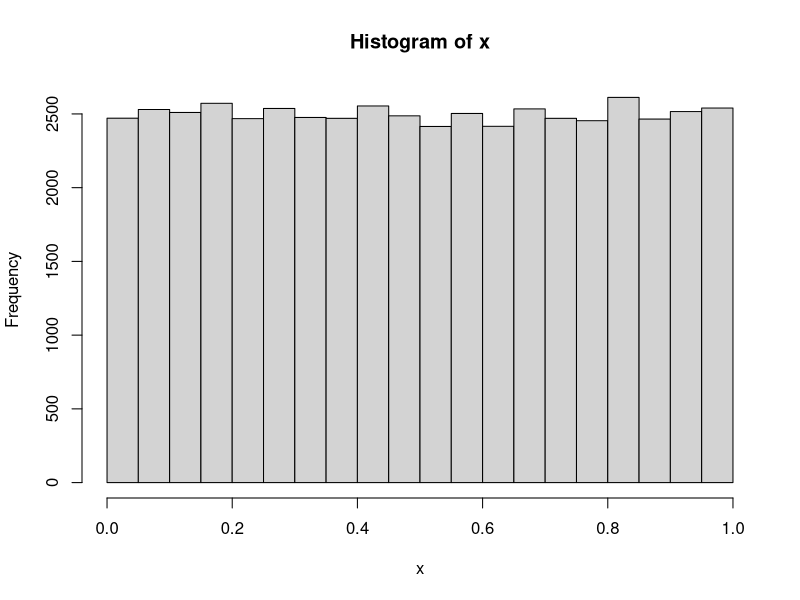
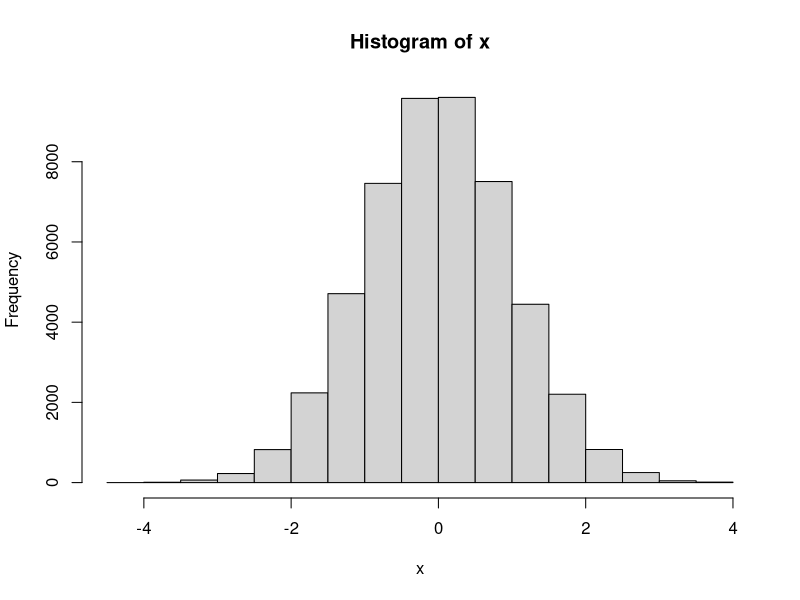
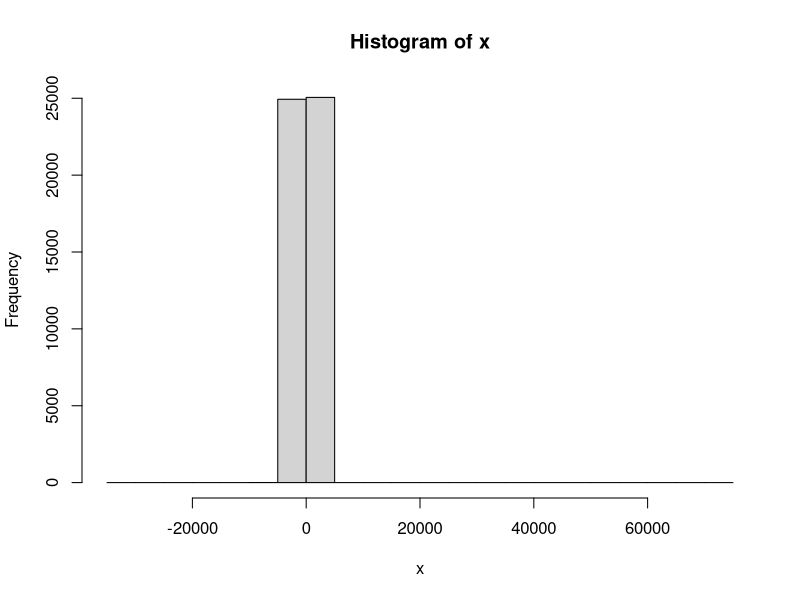
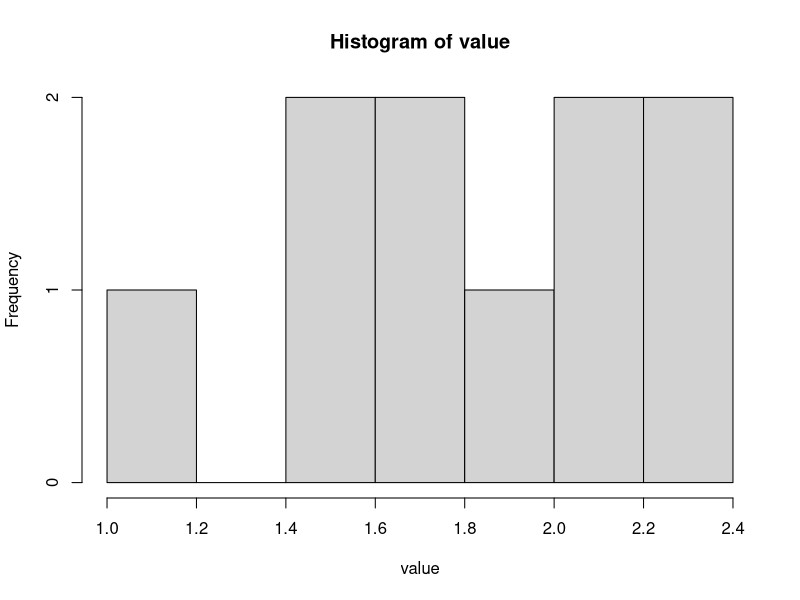
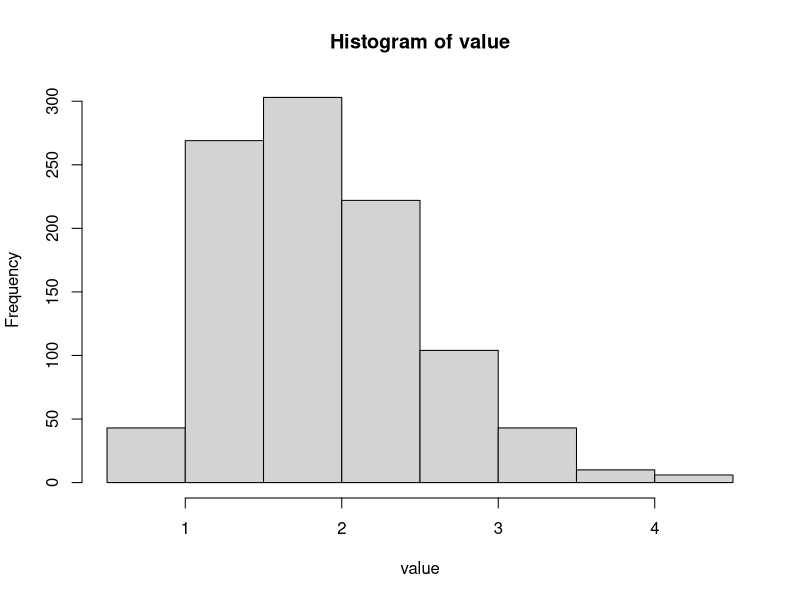

R code for these plots, in order:
#  Generate n random variates from a given distribution.  
#  For a small n, list them.	 Look at them to see that they look as if
#  they came from the appropriate distribution.
	
	n <- 20
  	x <- runif(n, min=3, max=5)
	x


	n <- 20
  	x <- rnorm(n, mean=2, sd=3)
	x
#  Generate a large number of random variates from a given distribution.
#  Since it is a large number, don't list them.  
#  Instead, make a histogram of them, 
#  find the mean and standard deviation of the random variates you generated 
#  and think about whether those are what you expected.
#  Find the minimum and the maximum of the random variates you found.


	n <- 50000
  	x <- runif(n)
	hist(x)
	mean(x)
	sd(x)
	min(x)
	max(x)


	n <- 50000
  	x <- rnorm(n)
	hist(x)
	mean(x)
	sd(x)
    	min(x)
	max(x)


	n <- 50000
  	x <- rcauchy(n)
	hist(x)
	mean(x)
	sd(x)
      min(x)
	max(x)



#  Explore the sampling distribution of the sample standard deviation
#  when the data come from an chi-squared distribution with df = 2
#  and the samples are of random samples of size 15.
#  Explore it by computing 10,000 values from this sampling distribution,
#  and then showing the histogram, the max, min, mean and standard deviation 
#  of this approximation of the sampling distribution.

#   First, let's just generate one value from this sampling distribution.
#   
      
	y = rchisq(n=15,df=2,ncp=0)
      y
	value = sd(y)
	value

#   Now, let's generate ten values from this sampling distribution
#   and list them, and find various summary statistics for this distribution.
#   Then see if these look like reasonable values for this sampling distn.

	n = 15
      m = 10

	for (j in 1:m){
	
	  	y = rchisq(n=15,df=2,ncp=0)

        value[j] = sd(y)}

	value
	hist(value)
	min(value)
	max(value)
	mean(value)
	sd(value)


#  But, of course, just ten values from a sampling distribution is not
#  giving a good approximation of the distribution.   
#  Generate a larger number of them, like 1000,
#  and, of course, don't list them, by "commenting out" the command that lists.


	n = 15
      m = 1000

	for (j in 1:m){
	
	  	y = rchisq(n=15,df=2,ncp=0)

        value[j] = sd(y)}

#	value
	hist(value)
	min(value)
	max(value)
	mean(value)
	sd(value)




